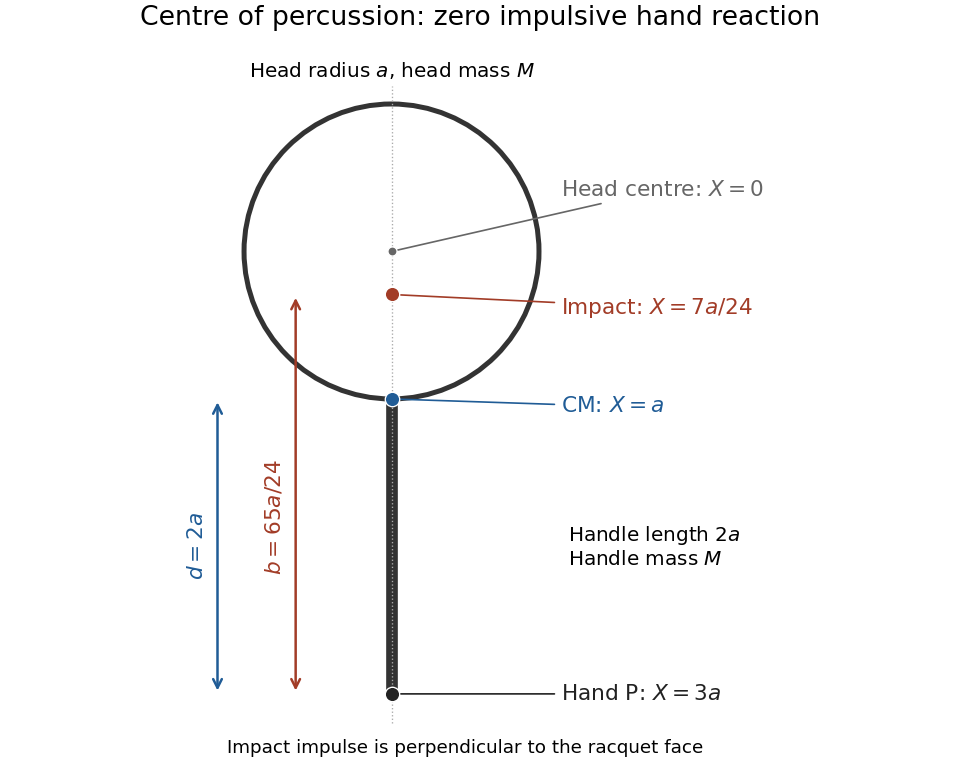

Python code for this plot:
"""Plot the computed racquet geometry in a vertical layout. Python 3.14."""
from pathlib import Path
import matplotlib
matplotlib.use('Agg')
import matplotlib.pyplot as plt
from matplotlib.patches import Circle

plt.rcParams.update({'font.size': 13, 'figure.facecolor': 'white'})
fig, ax = plt.subplots(figsize=(8,6.5), layout='constrained')
ax.set_aspect('equal')
ax.set_xlim(-1.45,2.65)
ax.set_ylim(-3.55,1.4)
ax.axis('off')
ax.add_patch(Circle((0,0),1,fill=False,edgecolor='#333333',lw=3))
ax.plot([0,0],[-1,-3],color='#333333',lw=7,solid_capstyle='butt')
ax.plot([0,0],[-3.2,1.12],color='#aaaaaa',lw=.8,linestyle=':')
points=[(0.,'#666666',r'Head centre: $X=0$',(1.15,.42)),(-7/24,'#a23c27',r'Impact: $X=7a/24$',(1.15,-.38)),(-1.,'#205c96',r'CM: $X=a$',(1.15,-1.05)),(-3.,'#222222',r'Hand P: $X=3a$',(1.15,-3.))]
for y,color,label,text_pos in points:
    ax.scatter([0],[y],s=75 if y !=0 else 30,color=color,edgecolor='white',linewidth=.8,zorder=5)
    ax.annotate(label,xy=(0,y),xytext=text_pos,fontsize=13,color=color,va='center',arrowprops={'arrowstyle':'-','color':color,'lw':1})
ax.annotate('',xy=(-.65,-3),xytext=(-.65,-7/24),arrowprops={'arrowstyle':'<->','color':'#a23c27','lw':1.5})
ax.text(-.80,-1.8,r'$b=65a/24$',rotation=90,ha='center',va='center',color='#a23c27')
ax.annotate('',xy=(-1.18,-3),xytext=(-1.18,-1),arrowprops={'arrowstyle':'<->','color':'#205c96','lw':1.5})
ax.text(-1.32,-2,r'$d=2a$',rotation=90,ha='center',va='center',color='#205c96')
ax.text(0,1.18,r'Head radius $a$, head mass $M$',ha='center',fontsize=12)
ax.text(1.2,-2.,r'Handle length $2a$'+'\n'+r'Handle mass $M$',ha='left',va='center',fontsize=12)
ax.text(.5,-3.4,r'Impact impulse is perpendicular to the racquet face',ha='center',fontsize=11)
ax.set_title('Centre of percussion: zero impulsive hand reaction',fontsize=16,pad=12)
fig.savefig(Path.cwd() / Path(__file__).with_suffix('.png').name, dpi=120, facecolor='white')
plt.close(fig)
